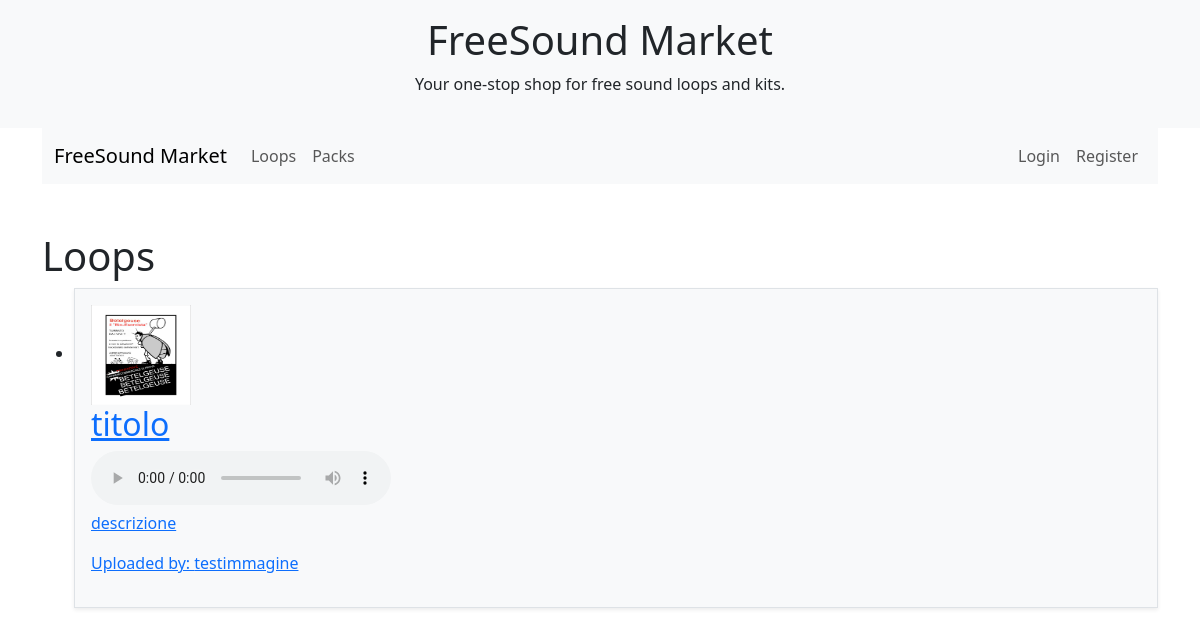
/loops/, run on an earlier commit of the app's database.
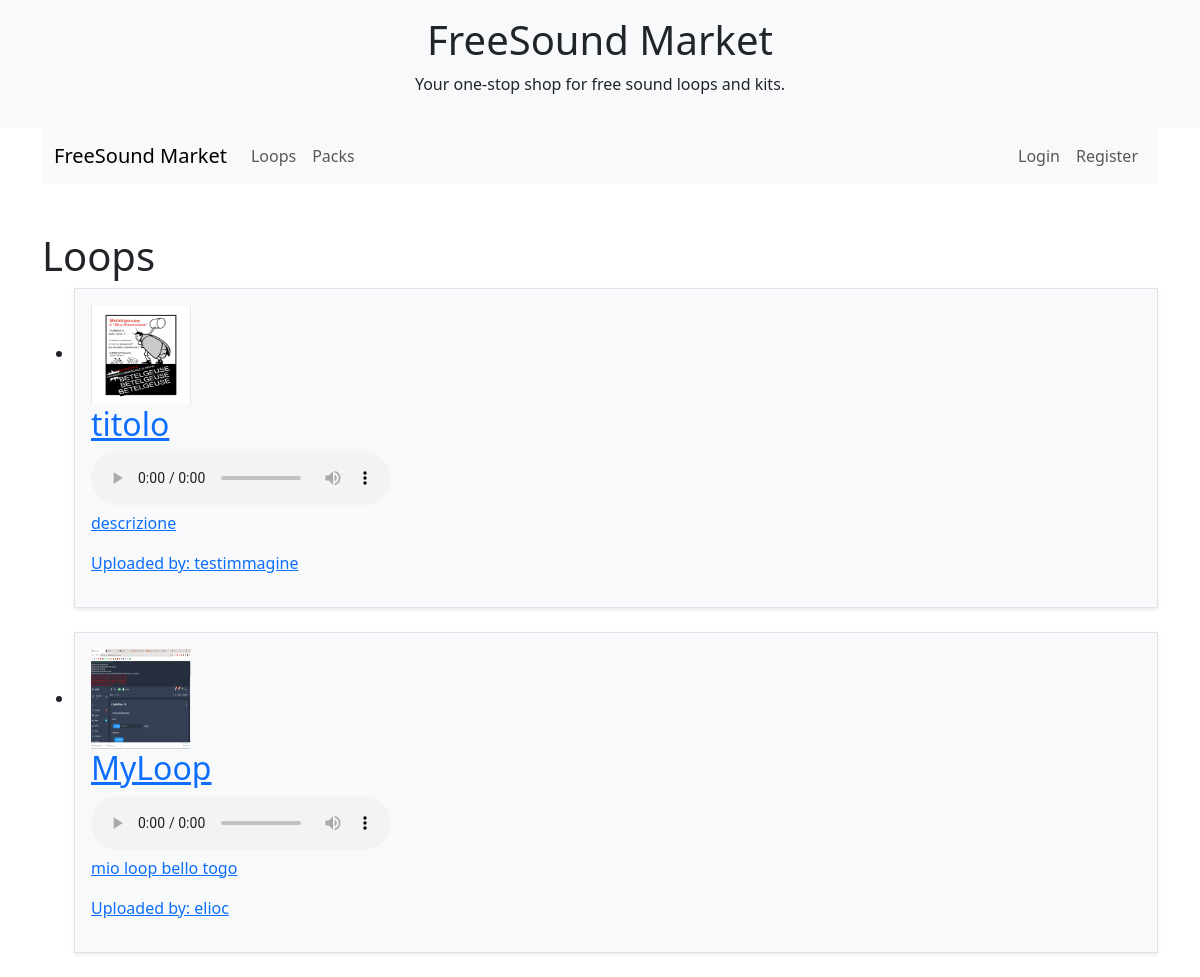
And on a later commit of the database.
### app/models.py (models this page shows, shortened)
class UploadableItem(models.Model):
    user = models.ForeignKey(User, on_delete=models.CASCADE)
    title = models.CharField(max_length=255)
    description = models.TextField(blank=True, null=True)
    cover_image = models.ImageField(
        validators=[validate_image_extension, validate_coverimage_size]
    )
    tags = models.CharField(max_length=255, blank=True, null=True)
    uploaded_at = models.DateTimeField(auto_now_add=True)
    likes = models.ManyToManyField(User, related_name='likes_%(class)s', blank=True)
    class Meta:
        abstract = True

class Loop(UploadableItem):
    audio_file = models.FileField(
        upload_to=loop_audio_upload_path,
        validators=[validate_audio_extension, validate_fileMB_size_10]
    )
    key = models.CharField(max_length=10, blank=True, null=True)
    bpm = models.PositiveIntegerField(blank=True, null=True)
    genre = models.CharField(max_length=100, blank=True, null=True)
    time_signature = models.CharField(max_length=10, blank=True, null=True)

### app/views.py (the view)
# urls.py: path('loops/', views.LoopsListView.as_view(), name='loops_list'),
class LoopsListView(ListView):
    model = Loop
    template_name = 'loops.html'
    context_object_name = 'loops'
    def get_context_data(self, **kwargs):
        context = super().get_context_data(**kwargs)
        if self.request.user.is_authenticated:
            context['liked_loops'] = self.request.user.likes_loop.all()
        else:
            context['liked_loops'] = []
        return context

### templates/loops.html (shortened to what this page needs)
{% extends "base.html" %}
{% block content %}
<div class="container mt-5">
  <h1>Loops</h1>
  <ul>
    {% for loop in loops %}
    <a href="{% url 'loop_detail' loop.id %}">
    <li class="mb-4 border p-3 shadow-sm bg-light">
      <img src="{{ loop.cover_image.url }}" alt="(Loop Image)" width="100" height="100" />
      <h2>{{ loop.title }}</h2>
        <audio controls>
          <source src="{{ loop.audio_file.url }}" type="audio/mpeg">
        </audio>
      <p>{{ loop.description }}</p>
      <p>Uploaded by: <a href="{% url 'profile' pk=loop.user.id%}">{{ loop.user.username }}</a></p>
    </li>
    </a>
    {% empty %}
    <li class="mb-4 border p-3 shadow-sm bg-light">
      <p>Nessun loop disponibile.</p>
    </li>
    {% endfor %}
  </ul>
</div>
{% endblock %}

What changed in the data, as far as the page shows it:
added Loop: cover_image (picture)
